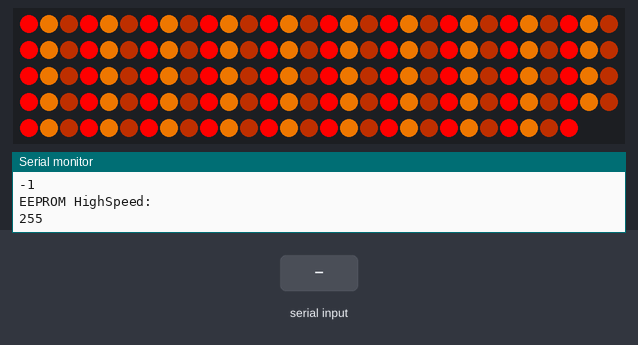
Simulated run of this sketch. Board: Arduino Uno, built with avr-gcc and run on an emulated ATmega328P. Parts: 148 RGB LEDs in strip order, left to right, continuing on the next row, the last lines printed to the serial monitor. The test bench sets the inputs (shaded band). Random numbers use the default seed unless the sketch sets one.

Above: at 1.2 s.
1.3 s: "1" received over Serial
At 5.1 s:
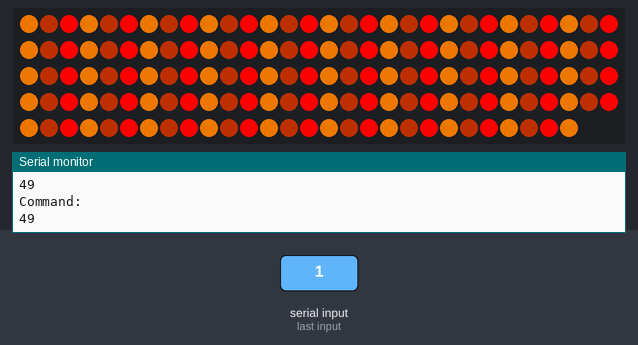
Timing chart, 0 to 6.6 s (numbered marks = the images above; inputs shaded):
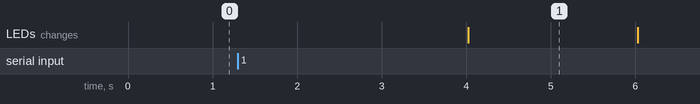

The sketch:

fixed.ino
```cpp
// Use if you want to force the software SPI subsystem to be used for some reason (generally, you don't)
// #define FASTLED_FORCE_SOFTWARE_SPI
// Use if you want to force non-accelerated pin access (hlong: you really don't, it breaks lots of things)
// #define FASTLED_FORCE_SOFTWARE_SPI
// #define FASTLED_FORCE_SOFTWARE_PINS
#include "FastLED.h"

#include <EEPROM.h>;
///////////////////////////////////////////////////////////////////////////////////////////
//
// Move a white dot along the strip of leds.  This program simply shows how to configure the leds,
// and then how to turn a single pixel white and then off, moving down the line of pixels.
//

// How many leds are in the strip?
#define NUM_LEDS 148

// Data pin that led data will be written out over
#define DATA_PIN 2
long SPEED = 2000l;
// Clock pin only needed for SPI based chipsets when not using hardware SPI
//#define CLOCK_PIN 8

// This is an array of leds.  One item for each led in your strip.
CRGBArray<NUM_LEDS> leds;
const CRGB WHITE = CRGB(255, 255, 255);
const CRGB PURPLE = CRGB(30, 0, 60);
const CRGB ORANGE = CRGB(80, 20, 0);
const CRGB BLACK = CRGB(0, 0, 0);
const CRGB LIGHT_BLUE = CRGB(50, 50, 200);
const CRGB PINK = CRGB(255, 30, 30);
int r = random(0, 255);
int g = random(0, 255);
int b = random(0, 255);
int pattern = 0;
boolean highSpeed = false;
int lastPattern = 0;
boolean lastHighSpeed = false;
CRGB randomColors2[] = {CRGB(255, 0, 0), CRGB(200, 150, 0), CRGB(0, 255, 0), CRGB(255, 0, 255), CRGB(0, 255, 255)};

// This function sets up the ledsand tells the controller about them
void setup()
{
	FastLED.addLeds<WS2811, DATA_PIN, RGB>(leds, NUM_LEDS);
	Serial.begin(115200); //set baud rate
	EEPROM.get(0, pattern);
	Serial.println("EEPROM Pattern:");
	Serial.println(pattern); //show the data
	EEPROM.get(sizeof(int), highSpeed);
	Serial.println("EEPROM HighSpeed:");
	Serial.println(highSpeed); //show the data
	lastHighSpeed = highSpeed;
	lastPattern = pattern;
}

boolean check_serial()
{
	while (Serial.available())
	{ //while there is data available on the serial monitor
		int value = char(Serial.read());
		Serial.println(value);
		pattern = value % (int)'a';
		Serial.println("Command:");
		Serial.println(pattern);
		SPEED = 1l;
		return true;
	}
	return false;
}

void pulse(CRGB color, long time, long pause)
{
	long fadeAmount = 1; // Set the amount to fade I usually do 5, 10, 15, 20, 25 etc even up to 255.
	long brightness = 0;
	for (long i = 0; i < time; i += pause)
	{
		for (long i = 0; i < NUM_LEDS; i++)
		{
			leds[i] = color;
			leds[i].fadeLightBy(brightness);
		}
		show();
		delay(pause); // This delay sets speed of the fade. I usually do from 5-75 but you can always go higher.
		brightness = brightness + fadeAmount;
		// reverse the direction of the fading at the ends of the fade:
		if (brightness == 0 || brightness == 255)
		{
			fadeAmount = -fadeAmount;
		}
		if (check_serial())
			break;
	}
}

void showFixed(CRGB color)
{
	leds.fill_solid(color);
	show();
}

void showFixedHalf(CRGB color)
{
	for (long i = 0; i < NUM_LEDS; i++)
	{
		if (i % 2 == 0)
		{
			leds[i] = color;
		}
		else
		{
			leds[i] = BLACK;
		}
	}
	show();
}

void fadeall(long amount)
{
	for (long i = 0; i < NUM_LEDS; i++)
	{
		leds[i].nscale8(amount);
	}
}

void flash(long loops, CRGB color)
{
	for (long i = 0; i < loops; i++)
	{

		showFixed(color);
		delay(random(30, 100));
		showFixed(BLACK);
		delay(random(20, 100));
	}
}

void flashHalf(long loops, CRGB color)
{
	for (long i = 0; i < loops; i++)
	{

		showFixedHalf(color);
		delay(random(30, 100));
		showFixedHalf(BLACK);
		delay(random(20, 100));
	}
}

void everyOther(CRGB one, CRGB two)
{
	for (long i = 0; i < NUM_LEDS; i++)
	{
		if (i % 2 == 0)
		{
			leds[i] = one;
		}
		else
		{
			leds[i] = two;
		}
	}
}

void randomColor(CRGB colors[], int numColors)
{
	int j = 0;
	for (long i = 0; i < NUM_LEDS; i++)
	{
		CRGB color;
		if (i == 0)
		{
			color = colors[random(0, numColors - 1)];
		}
		else
		{
			color = leds[i - 1];
			while (color == leds[i - 1])
			{
				long rand = random(0, numColors - 1);
				color = colors[rand];
			}
		}
		leds[i] = color;
	}
}

void everyThird(CRGB one, CRGB two, CRGB three)
{
	int j = 0;
	for (long i = 0; i < NUM_LEDS; i++)
	{

		if (j == 0)
		{
			leds[i] = one;
		}
		else if (j == 1)
		{
			leds[i] = two;
		}
		else
		{
			leds[i] = three;
			j = -1;
		}
		j++;
	}
}

void everyFourth(CRGB one, CRGB two, CRGB three, CRGB four)
{
	int j = 0;
	for (long i = 0; i < NUM_LEDS; i++)
	{

		if (j == 0)
		{
			leds[i] = one;
		}
		else if (j == 1)
		{
			leds[i] = two;
		}
		else if (j == 2)
		{
			leds[i] = three;
		}
		else
		{
			leds[i] = four;
			j = -1;
		}
		j++;
	}
}

void halloween(long time, long pause)
{
	for (long i = 0; i < time; i += 2 * pause)
	{
		if (check_serial())
			break;
		everyOther(PURPLE, ORANGE);
		show();
		if (check_serial())
			break;
		delay(pause);
		everyOther(ORANGE, PURPLE);
		show();
		if (check_serial())
			break;
		delay(pause);
	}
}

void switchColor(long time, long pause, CRGB one, CRGB two)
{
	for (long i = 0; i < time; i += 2 * pause)
	{
		if (check_serial())
			break;
		everyOther(one, two);
		show();
		if (check_serial())
			break;
		delay(pause);
		if (check_serial())
			break;
		show();
		if (check_serial())
			break;
		delay(pause);
	}
}

void chase(long length, long time, long pause, CRGB one, CRGB two)
{
	long i;
	for (long k = 0; k < time; k += pause)
	{
		i = i + 1;
		for (long j = 0; j < NUM_LEDS; j++)
		{
			long mod = (j + i) % (2 * length);
			if (mod < length)
			{
				leds[j] = one;
			}
			else
			{
				leds[j] = two;
			}
		}
		show();
		if (check_serial())
			break;
		delay(pause);
	}
}

void chaseThree(long length, long time, long pause, CRGB one, CRGB two, CRGB three)
{
	long i;
	for (long k = 0; k < time; k += pause)
	{
		i = i + 1;
		for (long j = 0; j < NUM_LEDS; j++)
		{
			long mod = ((j + i) / (3 * length)) % 3;
			if (mod == 0)
			{
				leds[j] = one;
			}
			else if (mod == 1)
			{
				leds[j] = two;
			}
			else
			{
				leds[j] = three;
			}
		}
		show();
		if (check_serial())
			break;
		delay(pause);
	}
}

void clear()
{
	for (int i = 0; i < 148; i++)
	{
		leds[i] = BLACK;
	}
	show();
}
void show()
{
	FastLED.show();
}
void halloweenShow()
{
	clear();

	if (check_serial())
		return;
	pulse(CRGB(0, 200, 0), SPEED * 4l, 20);
	if (check_serial())
		return;
	flash(15, CRGB(0, 200, 0));
	if (check_serial())
		return;
	pulse(PURPLE, SPEED * 4l, 20);
	if (check_serial())
		return;
	flash(15, PURPLE);
	if (check_serial())
		return;
	pulse(ORANGE, SPEED * 4l, 20);
	if (check_serial())
		return;
	flash(15, ORANGE);
	if (check_serial())
		return;
	chase(14, SPEED * 4l, 50, CRGB(0, 255, 0), BLACK);
	if (check_serial())
		return;
	flash(15, CRGB(0, 200, 0));
	if (check_serial())
		return;
	halloween(SPEED * 4l, 1000);
	if (check_serial())
		return;
	flash(15, PURPLE);
	if (check_serial())
		return;
	chase(10, SPEED * 4l, 50, ORANGE, PURPLE);
	if (check_serial())
		return;
	flashHalf(15, WHITE);
}

void thanksgivingShow()
{
	if (check_serial())
		return;
	everyThird(CRGB(255, 0, 0), CRGB(200, 100, 0), ORANGE);
	if (check_serial())
		return;
	show();
	delay(2000l);
	everyThird(CRGB(200, 100, 0), ORANGE, CRGB(255, 0, 0));
	if (check_serial())
		return;
	show();
	delay(2000l);
}

void valentines()
{
	if (check_serial())
		return;
	chase(14, SPEED * 4l, 50, CRGB(255, 0, 0), CRGB(255, 30, 30));
	showFixed(CRGB(255, 0, 0));
	for (int i = 0; i < 20; i++)
	{
		if (check_serial())
			return;
		delay(SPEED / 20);
	}
	showFixed(CRGB(255, 30, 30));
	for (int i = 0; i < 20; i++)
	{
		if (check_serial())
			return;
		delay(SPEED / 20);
	}
}

void fourth()
{
	chaseThree(5, SPEED * 4l, 100, CRGB(255, 0, 0), CRGB(200, 200, 200), CRGB(0, 0, 200));
	if (check_serial())
		return;
	everyThird(CRGB(255, 0, 0), CRGB(200, 200, 200), CRGB(0, 0, 200));
	if (check_serial())
		return;
	show();
	delay(SPEED);
	for (int i = 0; i < 20; i++)
	{
		showFixed(CRGB(255, 0, 0));
		if (check_serial())
			break;
		delay(2000);
		if (check_serial())
			break;
		showFixed(CRGB(200, 200, 200));
		delay(2000);
		if (check_serial())
			break;
		showFixed(CRGB(0, 0, 200));
		delay(2000);
		if (check_serial())
			break;
	}
}

void xmas()
{
	chase(10, SPEED * 4l, 100, CRGB(255, 0, 0), CRGB(0, 255, 0));
	if (check_serial())
		return;
	chase(10, SPEED * 4l, 100, CRGB(255, 0, 0), CRGB(200, 200, 200));
	if (check_serial())
		return;
	switchColor(SPEED * 4l, 1000, CRGB(0, 0, 255), CRGB(200, 200, 200));
	if (check_serial())
		return;
	CRGB randomColors[] = {CRGB(255, 0, 0), CRGB(200, 150, 0), CRGB(0, 255, 0), CRGB(255, 0, 255), CRGB(0, 255, 255)};
	randomColor(randomColors, 5);
	if (check_serial())
		return;
}

void bears()
{
	chase(10, SPEED * 4l, 100, CRGB(0, 0, 200), ORANGE);
}
void st_pats()
{
	if (check_serial())
		return;
	showFixed(CRGB(0, 240, 0));
	if (check_serial())
		return;
	for (int i = 0; i < 20; i++)
	{
		if (check_serial())
			return;
		delay(SPEED / 20);
	}
	if (check_serial())
		return;
	chase(10, SPEED * 4l, 100, CRGB(0, 255, 0), CRGB(200, 200, 200));
}

void easter()
{
	everyFourth(PINK, LIGHT_BLUE, CRGB(230, 150, 0), CRGB(50, 255, 50));
	if (check_serial())
		return;
	show();
	delay(2000l);
	everyFourth(LIGHT_BLUE, CRGB(230, 150, 0), CRGB(50, 255, 50), PINK);
	if (check_serial())
		return;
	show();
	delay(2000l);
}
void show_color(CRGB color)
{
	showFixed(color);
	if (check_serial())
		return;
	for (int i = 0; i < 20; i++)
	{
		if (check_serial())
			return;
		delay(SPEED / 20);
	}
}

// This function runs over and over, and is where you do the magic to light
// your leds.
void loop()
{
	thanksgivingShow();
}
```
